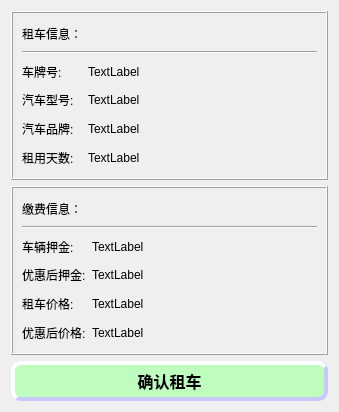
<?xml version="1.0" encoding="UTF-8"?>
<ui version="4.0">
 <class>RentDialog</class>
 <widget class="QDialog" name="RentDialog">
  <property name="geometry">
   <rect>
    <x>0</x>
    <y>0</y>
    <width>339</width>
    <height>412</height>
   </rect>
  </property>
  <property name="windowTitle">
   <string>Dialog</string>
  </property>
  <property name="styleSheet">
   <string notr="true">QPushButton{
	border-style:outset;
	background-color:rgba(190, 253, 190);
	border-width:4px;
	border-radius:10px;
	border-color:rgba(200,200,255,255);
	font:bold 16px;
	color:rgba(0,0,0,255);
	padding:4px;
}
QPushButton:pressed{
    border-style:inset;
}
QPushButton:hover{
    background-color:rgba(148, 221, 132);
    color:rgba(0,0,0,200);
}</string>
  </property>
  <layout class="QGridLayout" name="gridLayout">
   <item row="2" column="0">
    <widget class="QPushButton" name="pushButton">
     <property name="cursor">
      <cursorShape>PointingHandCursor</cursorShape>
     </property>
     <property name="text">
      <string>确认租车</string>
     </property>
    </widget>
   </item>
   <item row="0" column="0">
    <widget class="QFrame" name="frame">
     <property name="frameShape">
      <enum>QFrame::Box</enum>
     </property>
     <property name="frameShadow">
      <enum>QFrame::Raised</enum>
     </property>
     <layout class="QGridLayout" name="gridLayout_2">
      <item row="0" column="0">
       <widget class="QLabel" name="label_8">
        <property name="text">
         <string>租车信息：</string>
        </property>
       </widget>
      </item>
      <item row="1" column="0" colspan="3">
       <widget class="Line" name="line">
        <property name="orientation">
         <enum>Qt::Horizontal</enum>
        </property>
       </widget>
      </item>
      <item row="2" column="0">
       <widget class="QLabel" name="label">
        <property name="text">
         <string>车牌号:</string>
        </property>
       </widget>
      </item>
      <item row="2" column="1">
       <widget class="QLabel" name="labelCID">
        <property name="text">
         <string>TextLabel</string>
        </property>
       </widget>
      </item>
      <item row="2" column="2">
       <spacer name="horizontalSpacer_5">
        <property name="orientation">
         <enum>Qt::Horizontal</enum>
        </property>
        <property name="sizeHint" stdset="0">
         <size>
          <width>40</width>
          <height>20</height>
         </size>
        </property>
       </spacer>
      </item>
      <item row="3" column="0">
       <widget class="QLabel" name="label_2">
        <property name="text">
         <string>汽车型号:</string>
        </property>
       </widget>
      </item>
      <item row="3" column="1">
       <widget class="QLabel" name="labelCTYPE">
        <property name="text">
         <string>TextLabel</string>
        </property>
       </widget>
      </item>
      <item row="3" column="2">
       <spacer name="horizontalSpacer_6">
        <property name="orientation">
         <enum>Qt::Horizontal</enum>
        </property>
        <property name="sizeHint" stdset="0">
         <size>
          <width>40</width>
          <height>20</height>
         </size>
        </property>
       </spacer>
      </item>
      <item row="4" column="0">
       <widget class="QLabel" name="label_3">
        <property name="text">
         <string>汽车品牌:</string>
        </property>
       </widget>
      </item>
      <item row="4" column="1">
       <widget class="QLabel" name="labelCBRAND">
        <property name="text">
         <string>TextLabel</string>
        </property>
       </widget>
      </item>
      <item row="4" column="2">
       <spacer name="horizontalSpacer_7">
        <property name="orientation">
         <enum>Qt::Horizontal</enum>
        </property>
        <property name="sizeHint" stdset="0">
         <size>
          <width>40</width>
          <height>20</height>
         </size>
        </property>
       </spacer>
      </item>
      <item row="5" column="0">
       <widget class="QLabel" name="label_5">
        <property name="text">
         <string>租用天数:</string>
        </property>
       </widget>
      </item>
      <item row="5" column="1">
       <widget class="QLabel" name="labelRentalDay">
        <property name="text">
         <string>TextLabel</string>
        </property>
       </widget>
      </item>
      <item row="5" column="2">
       <spacer name="horizontalSpacer_8">
        <property name="orientation">
         <enum>Qt::Horizontal</enum>
        </property>
        <property name="sizeHint" stdset="0">
         <size>
          <width>40</width>
          <height>20</height>
         </size>
        </property>
       </spacer>
      </item>
     </layout>
    </widget>
   </item>
   <item row="1" column="0">
    <widget class="QFrame" name="frame_2">
     <property name="frameShape">
      <enum>QFrame::Box</enum>
     </property>
     <property name="frameShadow">
      <enum>QFrame::Raised</enum>
     </property>
     <layout class="QGridLayout" name="gridLayout_3">
      <item row="0" column="0">
       <widget class="QLabel" name="label_9">
        <property name="text">
         <string>缴费信息：</string>
        </property>
       </widget>
      </item>
      <item row="1" column="0" colspan="3">
       <widget class="Line" name="line_2">
        <property name="orientation">
         <enum>Qt::Horizontal</enum>
        </property>
       </widget>
      </item>
      <item row="2" column="0">
       <widget class="QLabel" name="label_4">
        <property name="text">
         <string>车辆押金:</string>
        </property>
       </widget>
      </item>
      <item row="2" column="1">
       <widget class="QLabel" name="labelDeposit">
        <property name="text">
         <string>TextLabel</string>
        </property>
       </widget>
      </item>
      <item row="2" column="2">
       <spacer name="horizontalSpacer">
        <property name="orientation">
         <enum>Qt::Horizontal</enum>
        </property>
        <property name="sizeHint" stdset="0">
         <size>
          <width>40</width>
          <height>20</height>
         </size>
        </property>
       </spacer>
      </item>
      <item row="3" column="0">
       <widget class="QLabel" name="label_6">
        <property name="text">
         <string>优惠后押金:</string>
        </property>
       </widget>
      </item>
      <item row="3" column="1">
       <widget class="QLabel" name="labelRealDeposit">
        <property name="text">
         <string>TextLabel</string>
        </property>
       </widget>
      </item>
      <item row="3" column="2">
       <spacer name="horizontalSpacer_2">
        <property name="orientation">
         <enum>Qt::Horizontal</enum>
        </property>
        <property name="sizeHint" stdset="0">
         <size>
          <width>40</width>
          <height>20</height>
         </size>
        </property>
       </spacer>
      </item>
      <item row="4" column="0">
       <widget class="QLabel" name="label_7">
        <property name="text">
         <string>租车价格:</string>
        </property>
       </widget>
      </item>
      <item row="4" column="1">
       <widget class="QLabel" name="labelPrice">
        <property name="text">
         <string>TextLabel</string>
        </property>
       </widget>
      </item>
      <item row="4" column="2">
       <spacer name="horizontalSpacer_3">
        <property name="orientation">
         <enum>Qt::Horizontal</enum>
        </property>
        <property name="sizeHint" stdset="0">
         <size>
          <width>40</width>
          <height>20</height>
         </size>
        </property>
       </spacer>
      </item>
      <item row="5" column="0">
       <widget class="QLabel" name="label_10">
        <property name="text">
         <string>优惠后价格:</string>
        </property>
       </widget>
      </item>
      <item row="5" column="1">
       <widget class="QLabel" name="labelRealPrice">
        <property name="text">
         <string>TextLabel</string>
        </property>
       </widget>
      </item>
      <item row="5" column="2">
       <spacer name="horizontalSpacer_4">
        <property name="orientation">
         <enum>Qt::Horizontal</enum>
        </property>
        <property name="sizeHint" stdset="0">
         <size>
          <width>40</width>
          <height>20</height>
         </size>
        </property>
       </spacer>
      </item>
     </layout>
    </widget>
   </item>
  </layout>
 </widget>
 <resources/>
 <connections/>
</ui>
